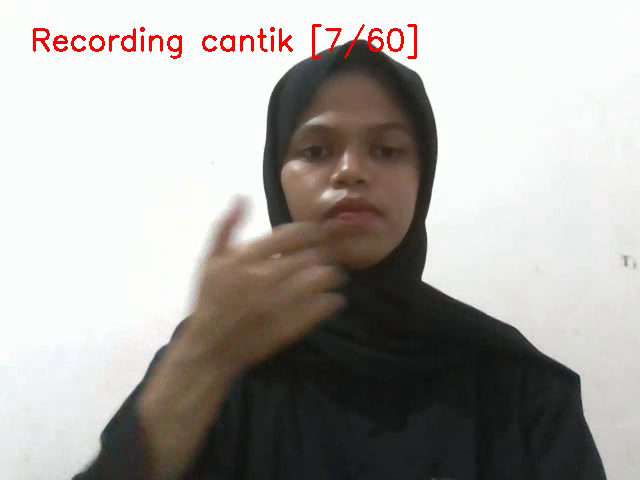
#> input picture frame 6 of kata_bahasa_isyarat/data_kata/cantik/19.mp4, 640 x 480 px, given in place of the camera
$ python 1_collect_video_dataset.py
#> lines starting #> are read from the running program, lines starting #| are printed output that depends on the picture
import os
import cv2

# ========================
# CONFIG
# ========================
DATA_DIR = './data'
labels = ['halo', 'maaf', 'permisi', 'tolong', 'cantik']  # ganti sesuai kebutuhan
VIDEOS_PER_CLASS = 50
SEQUENCE_LENGTH = 60  # jumlah frame per video
FPS = 20

# ========================
# SETUP
# ========================
if not os.path.exists(DATA_DIR):
    os.makedirs(DATA_DIR)

cap = cv2.VideoCapture(0)

# ambil ukuran frame kamera
frame_width = int(cap.get(3))
frame_height = int(cap.get(4))

# ========================
# LOOP PER KELAS
# ========================
for label in labels:
    class_path = os.path.join(DATA_DIR, label)
    os.makedirs(class_path, exist_ok=True)

    print(f'\n=== Kelas: {label} ===')

    for vid_num in range(VIDEOS_PER_CLASS):
        print(f'Merekam video {vid_num+1}/{VIDEOS_PER_CLASS}')

        # ========================
        # WAIT SEBELUM RECORD
        # ========================
        while True:
            ret, frame = cap.read()
            cv2.putText(frame, f'{label} - Tekan Q untuk mulai', (50, 50),
                        cv2.FONT_HERSHEY_SIMPLEX, 1, (0, 255, 0), 2)
            cv2.imshow('Preview', frame)

            if cv2.waitKey(25) & 0xFF == ord('q'):
                break

        # ========================
        # SET VIDEO WRITER
        # ========================
        video_path = os.path.join(class_path, f'{vid_num}.mp4')
        out = cv2.VideoWriter(
            video_path,
            cv2.VideoWriter_fourcc(*'mp4v'),
            FPS,
            (frame_width, frame_height)
        )

        # ========================
        # RECORD FRAME
        # ========================
        frame_count = 0

        while frame_count < SEQUENCE_LENGTH:
            ret, frame = cap.read()
            if not ret:
                break

            cv2.putText(frame, f'Recording {label} [{frame_count+1}/{SEQUENCE_LENGTH}]',
                        (30, 50),
                        cv2.FONT_HERSHEY_SIMPLEX, 1, (0, 0, 255), 2)

            cv2.imshow('Recording', frame)

            out.write(frame)
            frame_count += 1

            if cv2.waitKey(25) & 0xFF == 27:  # ESC untuk keluar
                break

        out.release()

cap.release()
cv2.destroyAllWindows()

print("Pengambilan dataset selesai!")

$ run again, starting later in the video
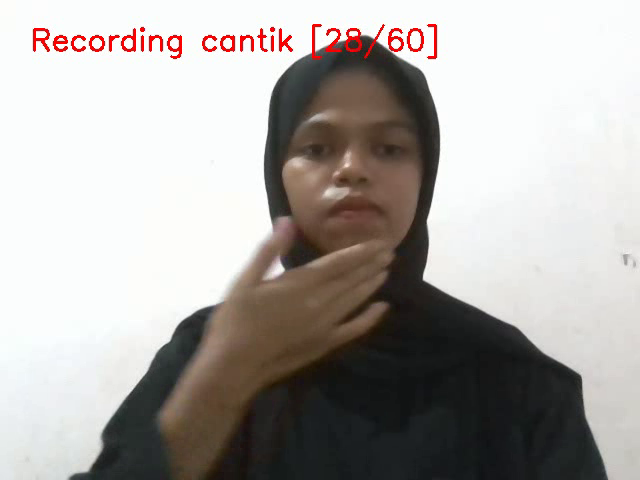
#> input picture frame 27 of kata_bahasa_isyarat/data_kata/cantik/19.mp4, 640 x 480 px, given in place of the camera

$ run again, starting later in the video
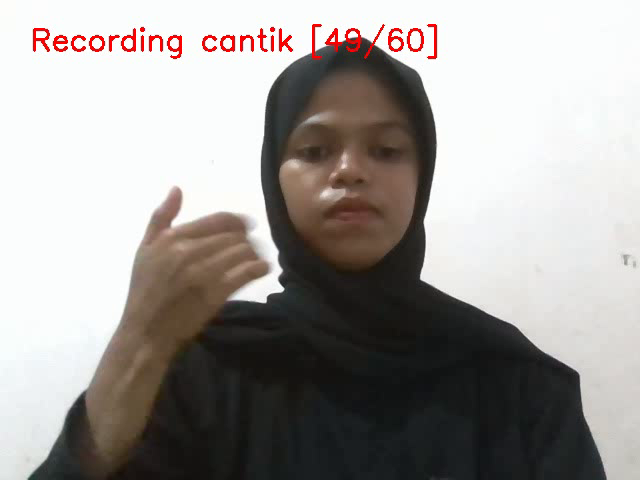
#> input picture frame 48 of kata_bahasa_isyarat/data_kata/cantik/19.mp4, 640 x 480 px, given in place of the camera
